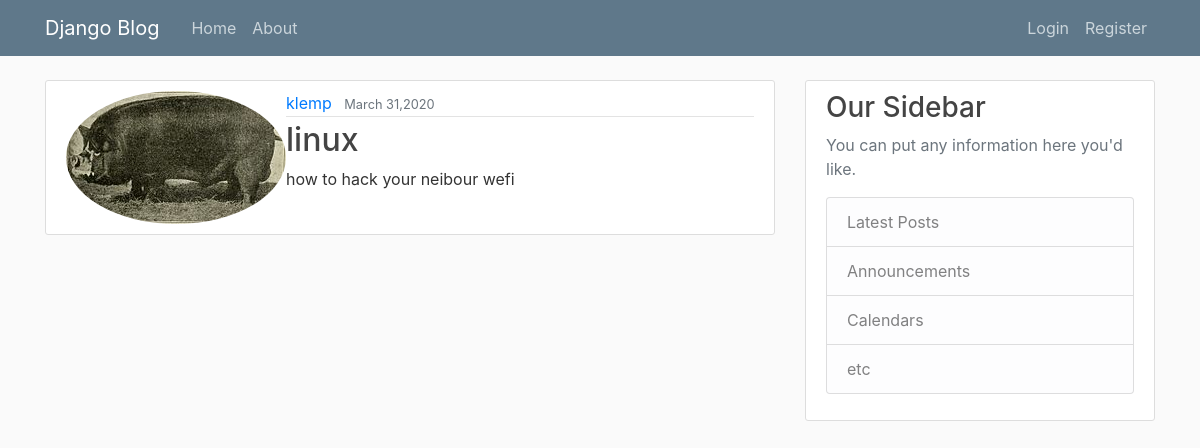
Page /post/13 on the committed database.
### blog/models.py (models this page shows, shortened)
class Post(models.Model):
    title = models.CharField(max_length=100)
    content = models.TextField()
    date_posted = models.DateTimeField(default= timezone.now)
    author = models.ForeignKey(User, on_delete= models.CASCADE)

### users/models.py (models this page shows, shortened)
class Profile(models.Model):
    user = models.OneToOneField(User, on_delete = models.CASCADE)
    image = models.ImageField(default='default.jpg', upload_to='profile_pics')

### blog/views.py (the view)
class PostDetailView(DetailView):
    model = Post

### blog/templates/blog/post_detail.html (shortened to what this page needs)
{% extends "blog/base.html" %}
{% block content %}
     <article class="media content-section">
       <img class="rounded-circle article-image" src="{{object.author.profile.image.url}}" alt="">
       <div class="media-body">
         <div class="article-metadata">
           <a class="mr-2" href="{% url 'user-posts'  object.author.username %}">{{ object.author }}</a>
           <small class="text-muted">{{ object.date_posted|date:"F d,Y" }}</small>
         </div>
         <h2 class="article-title">{{ object.title }}</h2>
         <p class="article-content">{{ object.content }}</p>
       </div>
     </article>
{% endblock content%}

### blog/static/blog/main.css (style rules this page uses)
body { background: #fafafa; color: #333333; margin-top: 5rem; }
h1, h2, h3, h4, h5, h6 { color: #444444; }
.content-section { background: #ffffff; padding: 10px 20px; border: 1px solid #dddddd; border-radius: 3px; margin-bottom: 20px; }
.article-title { color: #444444; }
.article-content { white-space: pre-line; }
.article-metadata { padding-bottom: 1px; margin-bottom: 4px; border-bottom: 1px solid #e3e3e3 }

### rows in the picture
Post: author.profile.image (picture), author "klemp", date_posted "March 31,2020", title "linux", content "how to hack your neibour wefi"
